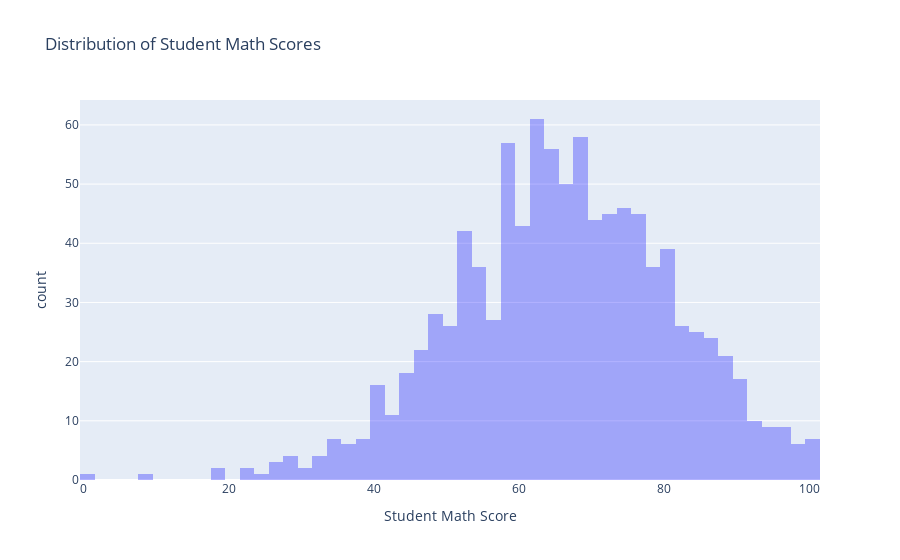

The cell this chart's notebook holds for it:
### Code cell
# Plot math scores
px.histogram(student_data, x = "math score",
             color_discrete_sequence = ['blue'],
             opacity = 0.3,
             title = "Distribution of Student Math Scores",
             labels={
                     "count": "Frequency",
                     "math score": "Student Math Score"                    
                 },
            )

### Figure 1 — Plotly figure (JSON) as saved in the notebook; plotly's stock layout.template omitted (floating-point values rounded to 4 significant figures; data arrays with more than 128 entries replaced by an {"elided": "..."} marker saying what was removed)
{"data": [{"alignmentgroup": "True", "bingroup": "x", "hovertemplate": "Student Math Score=%{x}<br>count=%{y}<extra></extra>", "legendgroup": "", "marker": {"color": "blue", "opacity": 0.3, "pattern": {"shape": ""}}, "name": "", "offsetgroup": "", "orientation": "v", "showlegend": false, "type": "histogram", "x": {"elided": "1000 int values"}, "xaxis": "x", "yaxis": "y"}], "layout": {"barmode": "relative", "legend": {"tracegroupgap": 0}, "title": {"text": "Distribution of Student Math Scores"}, "xaxis": {"anchor": "y", "domain": [0, 1], "title": {"text": "Student Math Score"}}, "yaxis": {"anchor": "x", "domain": [0, 1], "title": {"text": "count"}}}}
